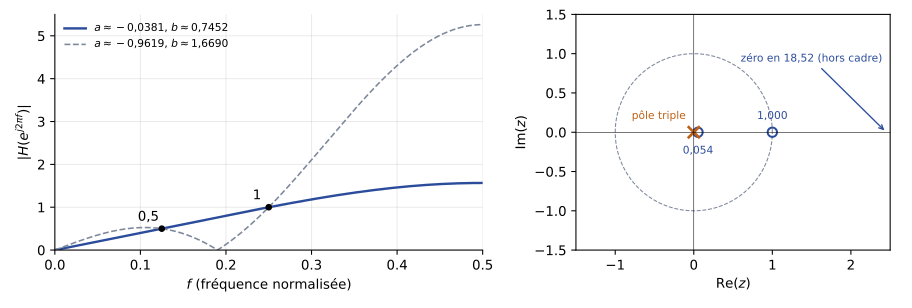

Recreate this plot in Python.
"""TSIG1, partiel 2019-2020, exercice 1 : RIF antisymétrique h = {a, b, -b, -a} tel que
|H(e^{j0,25π})| = 0,5 et |H(e^{j0,5π})| = 1. H(e^{j2πf}) = 2j e^{-j3πf} [a sin(3πf) + b sin(πf)].
Solution retenue : amplitude positive aux deux fréquences (a ≈ -0,0381 ; b ≈ 0,7452) ;
autre solution (amplitude -0,5 en 0,25π) en pointillés. Figure calculée.
Régénérer : python ann-2019-rif-antisymetrique.py"""
import numpy as np
import matplotlib
matplotlib.use("Agg")
import matplotlib.pyplot as plt
plt.rcParams.update({"font.family": "sans-serif", "font.size": 10, "svg.fonttype": "none"})
s = np.sin
M = np.array([[2 * s(0.375 * np.pi), 2 * s(0.125 * np.pi)],
              [2 * s(0.75 * np.pi), 2 * s(0.25 * np.pi)]])
a1, b1 = np.linalg.solve(M, [0.5, 1.0])
a2, b2 = np.linalg.solve(M, [-0.5, 1.0])
f = np.linspace(0, 0.5, 500)
H = lambda a, b: np.abs(np.polyval([a, b, -b, -a][::-1], np.exp(-2j * np.pi * f)))
for a, b in ((a1, b1), (a2, b2)):
    h = [a, b, -b, -a]
    for w, v in ((0.25 * np.pi, 0.5), (0.5 * np.pi, 1.0)):
        assert abs(abs(np.polyval(h[::-1], np.exp(-1j * w))) - v) < 1e-12
fig, (g, d) = plt.subplots(1, 2, figsize=(9.5, 3.2), gridspec_kw={"width_ratios": [1.3, 1]})
g.plot(f, H(a1, b1), color="#2B4C9B", lw=1.8, label=fr"$a \approx {a1:.4f}$, $b \approx {b1:.4f}$".replace(".", "{,}"))
g.plot(f, H(a2, b2), color="#7E889B", lw=1.2, ls="--", label=fr"$a \approx {a2:.4f}$, $b \approx {b2:.4f}$".replace(".", "{,}"))
g.plot([0.125, 0.25], [0.5, 1.0], "o", color="k", ms=4)
g.annotate("0,5", (0.125, 0.5), xytext=(-18, 6), textcoords="offset points")
g.annotate("1", (0.25, 1.0), xytext=(-12, 6), textcoords="offset points")
g.set_xlabel("$f$ (fréquence normalisée)"); g.set_ylabel(r"$|H(e^{j2\pi f})|$")
g.set_xlim(0, 0.5); g.set_ylim(0, 5.5); g.legend(fontsize=8, frameon=False, loc="upper left"); g.grid(alpha=.25)
g.spines[["top", "right"]].set_visible(False)
z = np.roots([a1, b1, -b1, -a1])  # zéros de a z^3 + b z^2 - b z - a
th = np.linspace(0, 2 * np.pi, 400)
d.plot(np.cos(th), np.sin(th), color="#7E889B", lw=0.8, ls="--")
zin = z[np.abs(z) < 2]                 # zéros visibles dans le cadre
zout = z[np.abs(z) >= 2]               # zéro lointain (≈ 18,52), signalé par une flèche
d.plot(zin.real, zin.imag, "o", mfc="none", mec="#2B4C9B", ms=7, mew=1.5)
d.plot([0], [0], "x", color="#BF6014", ms=9, mew=2)
d.annotate("pôle triple", (0, 0), xytext=(-6, 10), textcoords="offset points", ha="right", fontsize=8, color="#BF6014")
for zz, dy in zip(sorted(zin.real), (-16, 10)):
    d.annotate(f"{zz:.3f}".replace(".", ","), (zz, 0), xytext=(0, dy), textcoords="offset points", ha="center", fontsize=8, color="#2B4C9B")
d.annotate(f"zéro en {zout[0].real:.2f}".replace(".", ",") + " (hors cadre)", xy=(2.45, 0), xytext=(2.4, 0.9),
           ha="right", fontsize=8, color="#2B4C9B", arrowprops=dict(arrowstyle="->", color="#2B4C9B"))
d.set_aspect("equal"); d.set_xlim(-1.5, 2.5); d.set_ylim(-1.5, 1.5)
d.axhline(0, color="k", lw=0.4); d.axvline(0, color="k", lw=0.4)
d.set_xlabel(r"$\mathrm{Re}(z)$"); d.set_ylabel(r"$\mathrm{Im}(z)$")
fig.tight_layout(); fig.savefig(__file__.replace(".py", ".svg"))
print(a1, b1, a2, b2, z)
